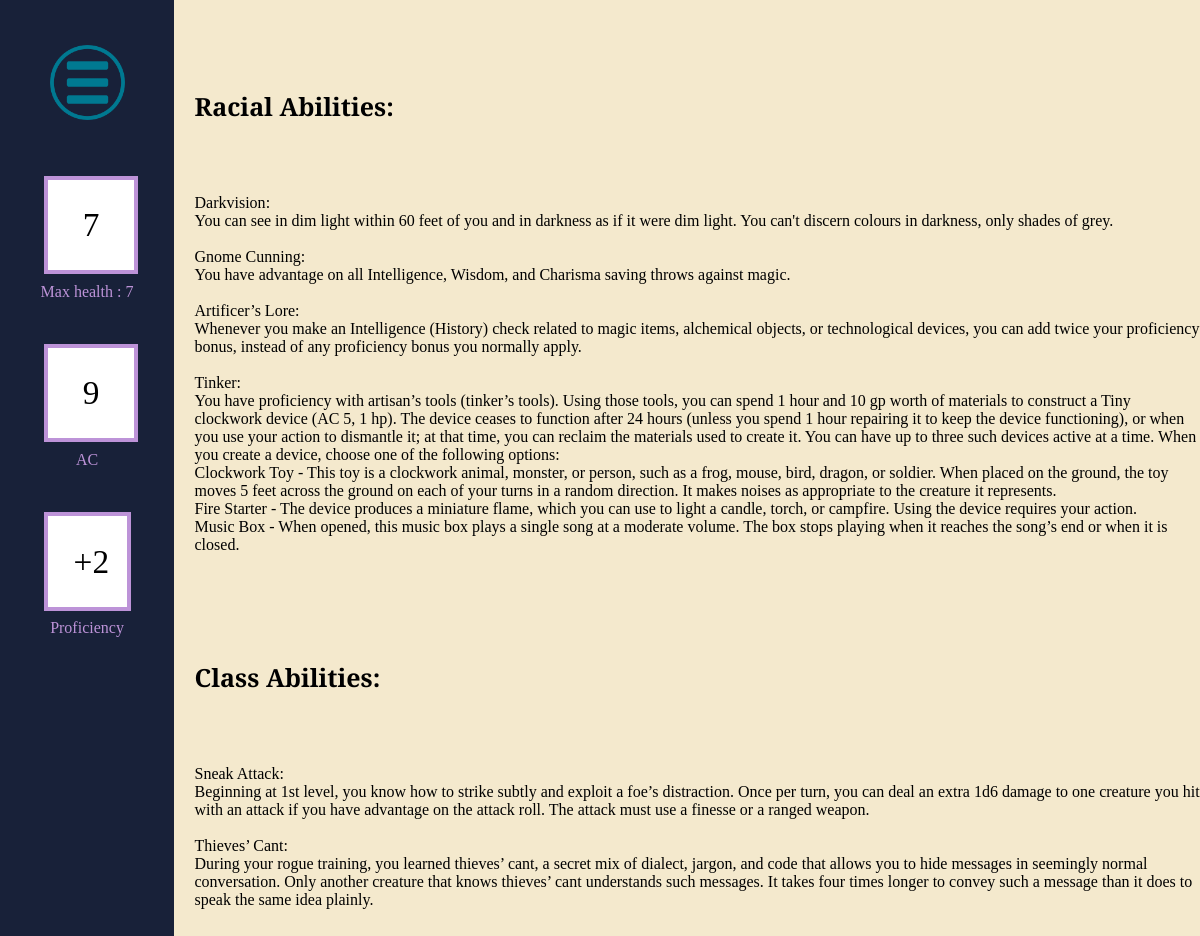
/character_abilities/46 (signed in), run on the app's committed database.
### tables this page shows
CREATE TABLE Ability (Ability_Id INTEGER PRIMARY KEY AUTOINCREMENT, Name Text, Description Text);

### routes.py (the view, shortened to what this page needs)
@app.route('/character_abilities/<id>')
def character_abilities(id):
    conn = sqlite3.connect(db)
    cur = conn.cursor()
    character_data = get_from_character(cur, id)
    if character_data is None:
        abort(404)
    elif ('user_id' not in session) or character_data[14] != session['user_id']:
        abort(403)
    resetSession()
    feat_names = []
    feat_descriptions = []
    feat_types = ["Race", "Class", "Background", "Subclass"]
    feat_types_parameters = [character_data[2], character_data[3],
                             character_data[5], character_data[13]]
    for i in range(4):
        added = ""
        if i == 1 or i == 3:
            added = f" AND Level <= {character_data[4]}"
        cur.execute(f'''SELECT Name,Description FROM Ability
                     WHERE Ability_Id IN (SELECT Ability_Id
                     FROM Ability{feat_types[i]}
                       WHERE {feat_types[i]}_Id =
                         {feat_types_parameters[i]}{added})''')
        data = cur.fetchall()
        feat_names.append([i[0] for i in data])
        feat_descriptions.append([i[1] for i in data])
    cur.execute('''SELECT Ability_Id,Type FROM AbilityCharacter
                 WHERE Character_Id = ?''', (id,))
    data = cur.fetchall()
    other_values = [id, character_data[6], character_data[12],
                    character_data[7], ((character_data[4]-1)//4)+2,
                    character_data[14], character_data[3], character_data[4]]
    return render_template('CharacterAbility.html', other_values=other_values,
                           names=feat_names, descs=feat_descriptions)

### routes.py (called while the page is built)
def resetSession():
    if 'user_id' in session:
        placeholder = session['user_id']
    else:
        placeholder = None
    session.clear()
    collect()
    if placeholder is not None:
        session['user_id'] = placeholder

def get_from_character(cur, id):
    cur.execute('SELECT * FROM Character WHERE Character_Id = ?', (id,))
    character_data = cur.fetchone()
    return character_data

### templates/CharacterAbility.html
{% extends 'sheetLayout.html' %}
{% set ability_types = ['Racial','Class','Background','Subclass'] %}
{% block content %}
<div class = "ability_sheet">
    {% for i in range(ability_types|length) %}
        {% if names[i]|length != 0 %}
            <h1 class = "ability_header">{{ability_types[i]}} Abilities:</h1>
            {% for j in range(names[i]|length) %}
                    {{names[i][j]}}:
                    {{descs[i][j]}}
            {% endfor %}
        {% endif %}
    {% endfor %}
</div>
{% endblock %}

### static/styles.css (style rules this page uses)
body { margin: 0px; height: 70vw; }
.ability_sheet { margin-left: 2%; white-space: pre-line; }
.ability_header { font-size: 25px; }

### data on the page
Ability: Name "Darkvision", Description "You can see in dim light within 60 feet of you and in darkness as if it were dim light. You can't discern colours in darkness, only shades of grey."
Ability: Name "Gnome Cunning", Description "You have advantage on all Intelligence, Wisdom, and Charisma saving throws against magic."
Ability: Name "Artificer’s Lore", Description "Whenever you make an Intelligence (History) check related to magic items, alchemical objects, or technological devices, you can add twice your proficiency bonus, instead of any proficiency bonus you normally apply."
Ability: Name "Tinker", Description "You have proficiency with artisan’s tools (tinker’s tools). Using those tools, you can spend 1 hour and 10 gp worth of materials to construct a Tiny clockwork device (AC 5, 1 hp). The device ceases to function after 24 hours (unless you spend 1 hour repairing it to keep the device functioning), or when you use your action to dismantle it; at that time, you can reclaim the materials used to create it. You can have up to three such devices active at a time. When you create a device, choose one of the following options: Clockwork Toy - This toy is a clockwork animal, monster, or person, such as a frog, mouse, bird, dragon, or soldier. When placed on the ground, the toy moves 5 feet across the…"
Ability: Name "Sneak Attack", Description "Beginning at 1st level, you know how to strike subtly and exploit a foe’s distraction. Once per turn, you can deal an extra 1d6 damage to one creature you hit with an attack if you have advantage on the attack roll. The attack must use a finesse or a ranged weapon."
Ability: Name "Thieves’ Cant", Description "During your rogue training, you learned thieves’ cant, a secret mix of dialect, jargon, and code that allows you to hide messages in seemingly normal conversation. Only another creature that knows thieves’ cant understands such messages. It takes four times longer to convey such a message than it does to speak the same idea plainly."

### other printed values
{{ other_values[1] }} "7"
{{ other_values[4] }} "2"
{{ ability_types[i] }} "Racial" "Class"
